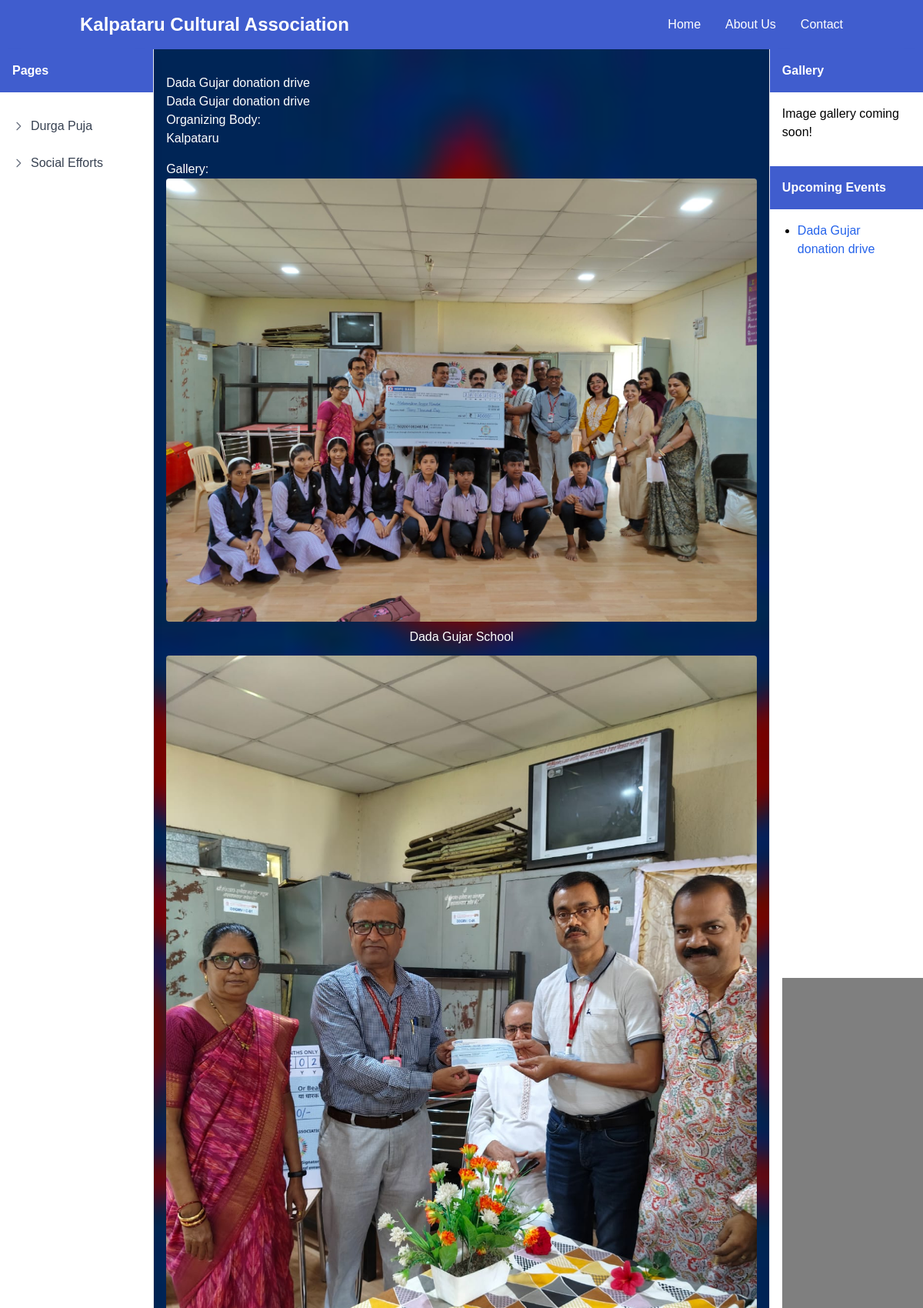
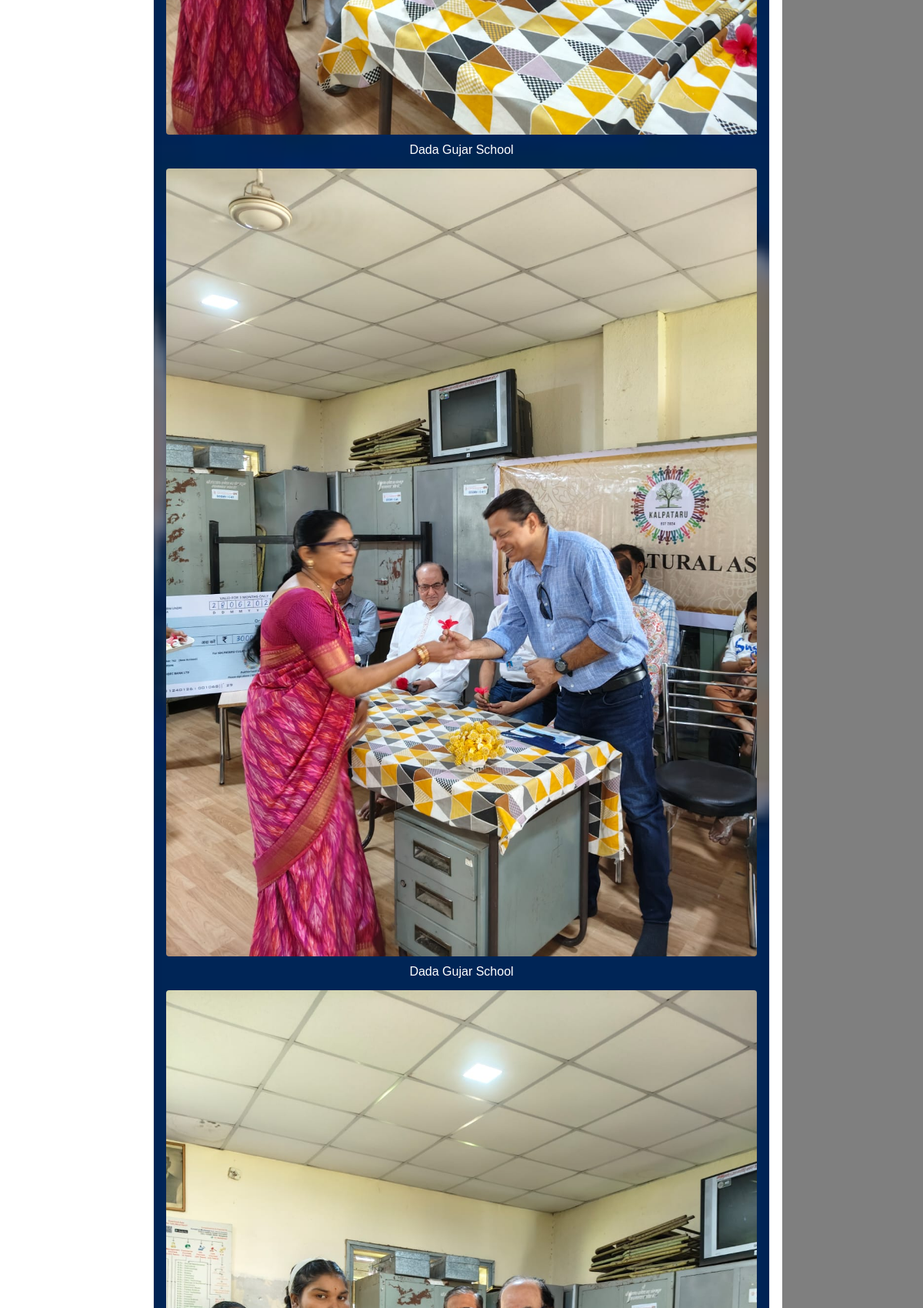
Screenshot of /event/1 (upper part) with the database file from the repository (2 pictures, top to bottom).
### app/models.py (models this page shows, shortened)
class Event(db.Model):
    id = db.Column(db.Integer, primary_key=True)
    title = db.Column(db.String(100), nullable=False)
    description = db.Column(db.Text, nullable=False)
    schedule = db.Column(db.Text, nullable=True)
    organizing_body = db.Column(db.String(100), nullable=True)
    registration_form_id = db.Column(db.Integer, db.ForeignKey('registration_form.id'), nullable=True)
    page_id = db.Column(db.Integer, db.ForeignKey('page.id'), nullable=True)
    is_upcoming = db.Column(db.Boolean, default=False)
    photos = db.relationship('Photo', backref='event', lazy=True)
    page = db.relationship('Page', backref='events', lazy=True)

class Photo(db.Model):
    id = db.Column(db.Integer, primary_key=True)
    filename = db.Column(db.String(100), nullable=False)
    caption = db.Column(db.String(200), nullable=True)
    event_id = db.Column(db.Integer, db.ForeignKey('event.id'), nullable=True)
    activity_id = db.Column(db.Integer, db.ForeignKey('activity.id'), nullable=True)

### app/routes.py (the view)
@main.route('/event/<int:event_id>')
def event_detail(event_id):
    pages = Page.query.order_by(Page.order, Page.title).all()
    page_tree = build_page_tree(pages)
    event = Event.query.get_or_404(event_id)
    return render_template('event_detail.html', event=event, page_tree=page_tree)

### app/__init__.py (called while the page is built)
def create_app():
    import os
    from .models import SiteTheme
    base_dir = os.path.abspath(os.path.dirname(os.path.dirname(__file__)))
    template_dir = os.path.join(base_dir, 'templates')
    static_dir = os.path.join(base_dir, 'static')
    app = Flask(__name__, template_folder=template_dir, static_folder=static_dir)
    from .config import Config
    app.config.from_object(Config)
    db.init_app(app)
    migrate.init_app(app, db)
    ckeditor.init_app(app)
    admin.init_app(app)  # Initialize the admin instance
    @app.context_processor
    def inject_theme():
        def get_theme():
            with app.app_context():
                return SiteTheme.get_active_theme()
        return dict(theme=get_theme())
    from . import models, forms, routes
    app.register_blueprint(routes.main)
    from . import admin_views
    admin_views.register_admin_views()
    return app

### app/models.py (called while the page is built)
    @staticmethod
    def get_active_theme():
        return SiteTheme.query.filter_by(is_active=True).first() or SiteTheme.query.first()

### app/routes.py (called while the page is built)
@main.app_context_processor
def inject_template_vars():
    from .models import SiteTheme, Event
    return {
        'current_year': datetime.now().year,
        'theme': SiteTheme.get_active_theme,
        'upcoming_events': Event.query.filter_by(is_upcoming=True).order_by(Event.id.desc()).all()
    }

def serialize_page(page):
    return {
        'title': page.title,
        'slug': page.slug,
        'id': page.id
    }

def build_page_tree(pages):
    page_dict = {page.id: {'page': serialize_page(page), 'children': []} for page in pages}
    tree = []
    for page in pages:
        if page.parent_id is None:
            tree.append(page_dict[page.id])
        else:
            if page.parent_id in page_dict:
                page_dict[page.parent_id]['children'].append(page_dict[page.id])
    return tree

### templates/event_detail.html (shortened to what this page needs)
{% extends "base.html" %}
{% block content %}
    <div class="card mb-4">
        <div class="card-header">
            <h1>{{ event.title }}</h1>
        </div>
        <div class="card-body">
            <p class="card-text">{{ event.description }}</p>
            {% if event.organizing_body %}
                <h5>Organizing Body:</h5>
                <p>{{ event.organizing_body }}</p>
            {% endif %}
            {% if event.photos %}
                <h5 class="mt-4">Gallery:</h5>
                <div class="row">
                    {% for photo in event.photos %}
                        <div class="col-md-4 mb-3">
                            <img src="{{ url_for('static', filename='uploads/' + photo.filename) }}" class="img-fluid rounded" alt="{{ photo.caption }}">
                            {% if photo.caption %}
                                <p class="text-center mt-2">{{ photo.caption }}</p>
                            {% endif %}
                        </div>
                    {% endfor %}
                </div>
            {% else %}
                <p>No photos available for this event.</p>
            {% endif %}
        </div>
    </div>
{% endblock %}

### templates/base.html (shortened to what this page needs)
<!DOCTYPE html>
<html lang="en">
<head>
    <script src="https://cdn.tailwindcss.com"></script>
    <link href="{{ url_for('static', filename='css/theme.css') }}" rel="stylesheet">
</head>
<body class="min-h-screen flex flex-col {% if theme().layout_type == 'boxed' %}layout-boxed{% endif %}">
    <nav class="bg-primary shadow-lg {% if theme().navigation_style == 'centered' %}nav-centered{% endif %}">
        <div class="container mx-auto px-4">
            <div class="flex justify-between items-center py-4">
                <a href="{{ url_for('main.home') }}" class="text-white text-2xl font-bold">Kalpataru Cultural Association</a>
                <div class="hidden lg:flex space-x-8">
                    <a href="{{ url_for('main.home') }}" class="text-white hover:text-gray-200">Home</a>
                    <a href="{{ url_for('main.static_page', slug='about') }}" class="text-white hover:text-gray-200">About Us</a>
                    <a href="{{ url_for('main.static_page', slug='contact') }}" class="text-white hover:text-gray-200">Contact</a>
                </div>
            </div>
        </div>
    </nav>
    <div class="flex flex-grow lg:flex-row flex-col">
        <div id="page-tree-sidebar" class="fixed inset-y-0 left-0 w-64 bg-white shadow-lg transform -translate-x-full lg:relative lg:translate-x-0 transition-transform duration-300 ease-in-out z-50 overflow-y-auto border-r border-gray-200 lg:block">
            <div class="p-4 bg-primary">
                <div class="flex justify-between items-center">
                    <h2 class="text-white font-semibold">Pages</h2>
                </div>
            </div>
            <div id="page-tree" class="p-4">
            </div>
        </div>
        <div class="flex-grow relative bg-cover bg-center min-h-full overflow-y-auto" style="background-image: url('{{ url_for('static', filename='WebSiteImages/background.jpg') }}');">
            <main class="relative z-10 container mx-auto px-4 py-8 flex flex-col flex-grow text-white">
                {% block content %}{% endblock %}
            </main>
        </div>
        <div id="right-sidebar" class="fixed inset-y-0 right-0 w-64 bg-white shadow-lg transform translate-x-full lg:relative lg:translate-x-0 transition-transform duration-300 ease-in-out z-50 overflow-y-auto border-l border-gray-200 lg:block">
            <div class="p-4 bg-primary">
                <div class="flex justify-between items-center">
                    <h2 class="text-white font-semibold">Gallery</h2>
                </div>
            </div>
            <div class="p-4">
                <p>Image gallery coming soon!</p>
            </div>
            <div class="p-4 bg-primary mt-4">
                <h2 class="text-white font-semibold">Upcoming Events</h2>
            </div>
            <div class="p-4">
                {% if upcoming_events %}
                    <ul class="list-disc pl-5">
                    {% for event in upcoming_events %}
                        <li class="mb-1"><a href="{{ url_for('main.event_detail', event_id=event.id) }}" class="text-blue-600 hover:underline">{{ event.title }}</a></li>
                    {% endfor %}
                    </ul>
                {% else %}
                    <p>No upcoming events.</p>
                {% endif %}
            </div>
        </div>
    </div>
</body>
</html>

### static/css/theme.css (style rules this page uses)
:root { --primary-color: #007bff; --secondary-color: #6c757d; --accent-color: #28a745; --font-family: system-ui, -apple-system, sans-serif; }
.bg-primary { background-color: var(--primary-color) !important; }
body { font-family: var(--font-family); }

### rows the page displays
Event: title "Dada Gujar donation drive", description "Dada Gujar donation drive", organizing_body "Kalpataru"
Photo: filename (picture), caption "Dada Gujar School"
Photo: filename (picture), caption "Dada Gujar School"
Photo: filename (picture), caption "Dada Gujar School"
Photo: filename (picture)
